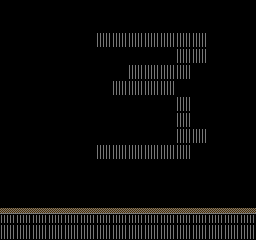

A 2D game scene composited from a Tiled map and its tileset images. What follows is a short description and the map's XML, with every tile layer's data as written:
An orthogonal 16x15 tile map with 16x16 px tiles, 1 tile layer (Tile Layer 1) and 3 objects.

<map version="1.2" tiledversion="1.3.4" orientation="orthogonal" renderorder="right-down" width="16" height="15" tilewidth="16" tileheight="16" infinite="0" nextlayerid="16" nextobjectid="226">
 <tileset firstgid="1" source="TileSet.tsx" />
 <layer id="1" name="Tile Layer 1" width="16" height="15">
  <data encoding="csv">
0,0,0,0,0,0,0,0,0,0,0,0,0,0,0,0,
0,0,0,0,0,0,0,0,0,0,0,0,0,0,0,0,
0,0,0,0,0,0,14,14,14,14,14,14,14,0,0,0,
0,0,0,0,0,0,0,0,0,0,0,14,14,0,0,0,
0,0,0,0,0,0,0,0,14,14,14,14,0,0,0,0,
0,0,0,0,0,0,0,14,14,14,14,0,0,0,0,0,
0,0,0,0,0,0,0,0,0,0,0,14,0,0,0,0,
0,0,0,0,0,0,0,0,0,0,0,14,0,0,0,0,
0,0,0,0,0,0,0,0,0,0,0,14,14,0,0,0,
0,0,0,0,0,0,14,14,14,14,14,14,0,0,0,0,
0,0,0,0,0,0,0,0,0,0,0,0,0,0,0,0,
0,0,0,0,0,0,0,0,0,0,0,0,0,0,0,0,
0,0,0,0,0,0,0,0,0,0,0,0,0,0,0,0,
10,10,10,10,10,10,10,10,10,10,10,10,10,10,10,10,
14,14,14,14,14,14,14,14,14,14,14,14,14,14,14,14
</data>
 </layer>
 <objectgroup id="12" name="EndShard">
  <object id="225" x="208" y="176" width="16" height="16" />
 </objectgroup>
 <objectgroup id="13" name="EnemyStationaryL" />
 <objectgroup id="14" name="EnemyStationaryR" />
 <objectgroup id="8" name="BlastShard" />
 <objectgroup id="2" name="Cole">
  <object id="223" x="16" y="192" width="16" height="16" />
 </objectgroup>
 <objectgroup id="15" name="Checkpoint" />
 <objectgroup id="3" name="Platforms">
  <object id="220" x="0" y="208" width="256" height="32" />
 </objectgroup>
 <objectgroup id="8" name="Pole" />
 <objectgroup id="9" name="Enemy" />
 <objectgroup id="9" name="Ledge" />
 <objectgroup id="4" name="Water" />
 <objectgroup id="5" name="Rail" />
 <objectgroup id="6" name="ElePhone" />
 <objectgroup id="7" name="EleJunc" />
 <objectgroup id="11" name="People" />
</map>
